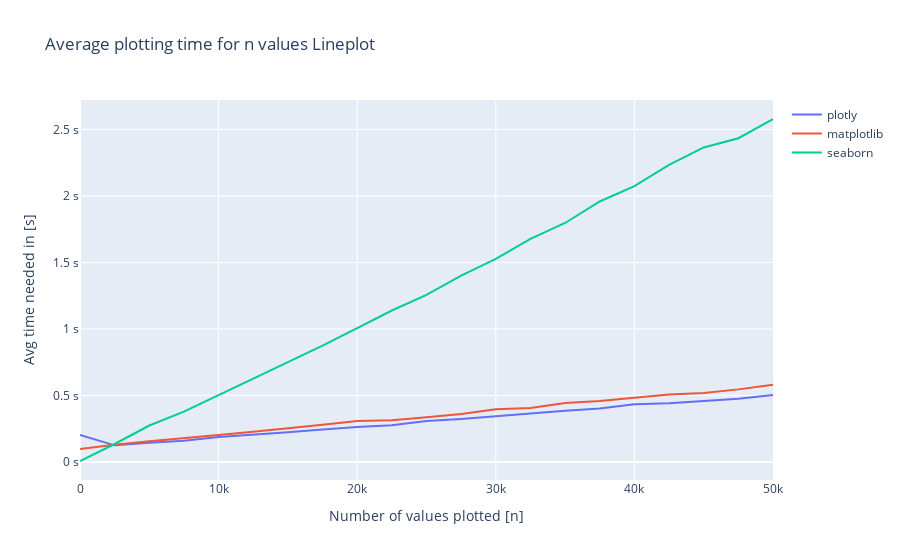

The notebook cell saved with this chart:
### Code cell
fig = go.Figure()

fig.add_trace(go.Scatter(x=x1, y=y1,
                    mode='lines',
                    name='plotly'))

fig.add_trace(go.Scatter(x=x2, y=y2,
                    mode='lines',
                    name='matplotlib'))

fig.add_trace(go.Scatter(x=x3, y=y3,
                    mode='lines',
                    name='seaborn'))

fig.update_layout(title='Average plotting time for n values Lineplot',
                   xaxis_title='Number of values plotted [n]',
                   yaxis_title='Avg time needed in [s]')


fig.update_yaxes(ticksuffix=" s")

### Figure 1 — Plotly figure (JSON) as saved in the notebook; plotly's stock layout.template omitted (floating-point values rounded to 4 significant figures)
{"data": [{"mode": "lines", "name": "plotly", "type": "scatter", "x": [0, 2500, 5000, 7500, 10000, 12500, 15000, 17500, 20000, 22500, 25000, 27500, 30000, 32500, 35000, 37500, 40000, 42500, 45000, 47500, 50000], "y": [0.2026, 0.1253, 0.144, 0.1595, 0.1872, 0.2031, 0.2246, 0.2445, 0.2637, 0.2762, 0.3076, 0.3237, 0.3448, 0.3642, 0.3851, 0.4024, 0.4341, 0.4426, 0.4596, 0.475, 0.5035]}, {"mode": "lines", "name": "matplotlib", "type": "scatter", "x": [0, 2500, 5000, 7500, 10000, 12500, 15000, 17500, 20000, 22500, 25000, 27500, 30000, 32500, 35000, 37500, 40000, 42500, 45000, 47500, 50000], "y": [0.09859, 0.1306, 0.1567, 0.1779, 0.2038, 0.2266, 0.2561, 0.2805, 0.3089, 0.3141, 0.3364, 0.3617, 0.3961, 0.4059, 0.443, 0.4587, 0.4834, 0.5085, 0.5198, 0.5461, 0.5804]}, {"mode": "lines", "name": "seaborn", "type": "scatter", "x": [0, 2500, 5000, 7500, 10000, 12500, 15000, 17500, 20000, 22500, 25000, 27500, 30000, 32500, 35000, 37500, 40000, 42500, 45000, 47500, 50000], "y": [0.007618, 0.1355, 0.2745, 0.3793, 0.5035, 0.6279, 0.7529, 0.8753, 1.006, 1.139, 1.257, 1.402, 1.527, 1.677, 1.797, 1.959, 2.074, 2.235, 2.365, 2.434, 2.579]}], "layout": {"title": {"text": "Average plotting time for n values Lineplot"}, "xaxis": {"title": {"text": "Number of values plotted [n]"}}, "yaxis": {"ticksuffix": " s", "title": {"text": "Avg time needed in [s]"}}}}
